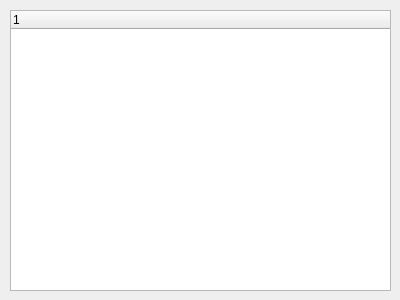
<?xml version="1.0" encoding="UTF-8"?>
<ui version="4.0">
 <class>Widget</class>
 <widget class="QWidget" name="Widget">
  <property name="geometry">
   <rect>
    <x>0</x>
    <y>0</y>
    <width>400</width>
    <height>300</height>
   </rect>
  </property>
  <property name="windowTitle">
   <string>Widget</string>
  </property>
  <widget class="QTreeWidget" name="treeWidget">
   <property name="geometry">
    <rect>
     <x>10</x>
     <y>10</y>
     <width>381</width>
     <height>281</height>
    </rect>
   </property>
   <column>
    <property name="text">
     <string notr="true">1</string>
    </property>
   </column>
  </widget>
 </widget>
 <layoutdefault spacing="6" margin="11"/>
 <resources/>
 <connections/>
</ui>
